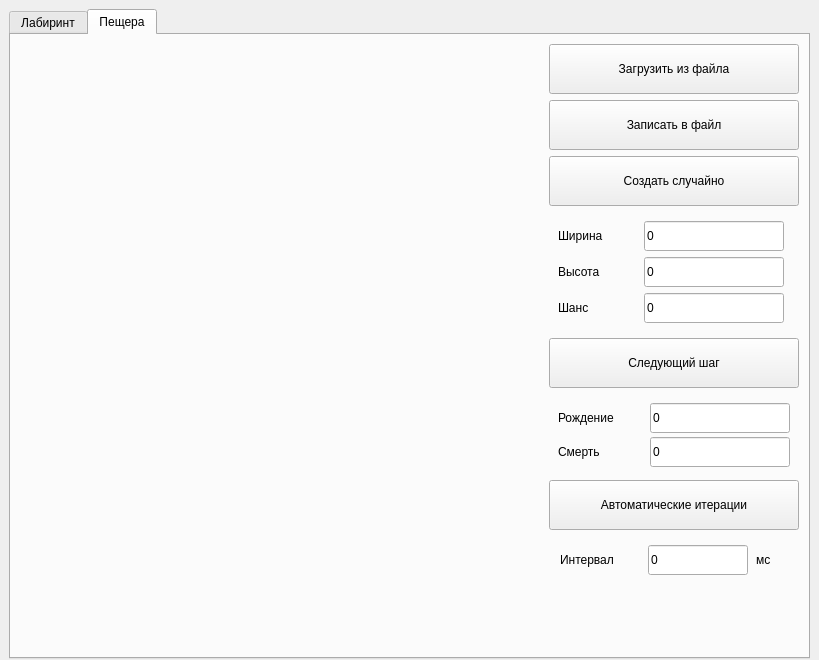
<?xml version="1.0" encoding="UTF-8"?>
<ui version="4.0">
 <class>MainWindow</class>
 <widget class="QMainWindow" name="MainWindow">
  <property name="geometry">
   <rect>
    <x>0</x>
    <y>0</y>
    <width>819</width>
    <height>660</height>
   </rect>
  </property>
  <property name="minimumSize">
   <size>
    <width>819</width>
    <height>660</height>
   </size>
  </property>
  <property name="maximumSize">
   <size>
    <width>819</width>
    <height>660</height>
   </size>
  </property>
  <property name="windowTitle">
   <string>MainWindow</string>
  </property>
  <widget class="QWidget" name="centralwidget">
   <widget class="QTabWidget" name="tabWidget">
    <property name="geometry">
     <rect>
      <x>9</x>
      <y>9</y>
      <width>801</width>
      <height>650</height>
     </rect>
    </property>
    <property name="minimumSize">
     <size>
      <width>801</width>
      <height>650</height>
     </size>
    </property>
    <property name="maximumSize">
     <size>
      <width>801</width>
      <height>650</height>
     </size>
    </property>
    <property name="currentIndex">
     <number>1</number>
    </property>
    <widget class="QWidget" name="tab_maze">
     <attribute name="title">
      <string>Лабиринт</string>
     </attribute>
     <layout class="QGridLayout" name="gridLayout_4">
      <item row="3" column="1">
       <widget class="QWidget" name="widget_4" native="true">
        <property name="minimumSize">
         <size>
          <width>250</width>
          <height>100</height>
         </size>
        </property>
        <property name="maximumSize">
         <size>
          <width>250</width>
          <height>100</height>
         </size>
        </property>
        <widget class="QLabel" name="label_maze_gen_ideal_width">
         <property name="geometry">
          <rect>
           <x>9</x>
           <y>14</y>
           <width>80</width>
           <height>30</height>
          </rect>
         </property>
         <property name="minimumSize">
          <size>
           <width>80</width>
           <height>30</height>
          </size>
         </property>
         <property name="maximumSize">
          <size>
           <width>80</width>
           <height>30</height>
          </size>
         </property>
         <property name="text">
          <string>Ширина</string>
         </property>
        </widget>
        <widget class="QLineEdit" name="lineEdit_maze_gen_ideal_width">
         <property name="geometry">
          <rect>
           <x>81</x>
           <y>14</y>
           <width>140</width>
           <height>30</height>
          </rect>
         </property>
         <property name="minimumSize">
          <size>
           <width>140</width>
           <height>30</height>
          </size>
         </property>
         <property name="maximumSize">
          <size>
           <width>140</width>
           <height>30</height>
          </size>
         </property>
         <property name="text">
          <string>0</string>
         </property>
        </widget>
        <widget class="QLabel" name="label_9">
         <property name="geometry">
          <rect>
           <x>9</x>
           <y>55</y>
           <width>80</width>
           <height>30</height>
          </rect>
         </property>
         <property name="minimumSize">
          <size>
           <width>80</width>
           <height>30</height>
          </size>
         </property>
         <property name="maximumSize">
          <size>
           <width>80</width>
           <height>30</height>
          </size>
         </property>
         <property name="text">
          <string>Высота</string>
         </property>
        </widget>
        <widget class="QLineEdit" name="lineEdit_maze_gen_ideal_height">
         <property name="geometry">
          <rect>
           <x>81</x>
           <y>55</y>
           <width>140</width>
           <height>30</height>
          </rect>
         </property>
         <property name="minimumSize">
          <size>
           <width>140</width>
           <height>30</height>
          </size>
         </property>
         <property name="maximumSize">
          <size>
           <width>140</width>
           <height>30</height>
          </size>
         </property>
         <property name="text">
          <string>0</string>
         </property>
        </widget>
       </widget>
      </item>
      <item row="0" column="0" rowspan="7">
       <widget class="mc::WidgetMaze" name="widget_maze" native="true">
        <property name="sizePolicy">
         <sizepolicy hsizetype="Fixed" vsizetype="Fixed">
          <horstretch>0</horstretch>
          <verstretch>0</verstretch>
         </sizepolicy>
        </property>
        <property name="minimumSize">
         <size>
          <width>500</width>
          <height>500</height>
         </size>
        </property>
        <property name="maximumSize">
         <size>
          <width>500</width>
          <height>500</height>
         </size>
        </property>
        <property name="styleSheet">
         <string notr="true"/>
        </property>
       </widget>
      </item>
      <item row="5" column="1">
       <widget class="QWidget" name="widget_maze_solve_range" native="true">
        <property name="minimumSize">
         <size>
          <width>250</width>
          <height>100</height>
         </size>
        </property>
        <property name="maximumSize">
         <size>
          <width>250</width>
          <height>100</height>
         </size>
        </property>
        <layout class="QHBoxLayout" name="horizontalLayout">
         <item>
          <widget class="QWidget" name="widget_maze_solve_range_start" native="true">
           <property name="minimumSize">
            <size>
             <width>120</width>
             <height>100</height>
            </size>
           </property>
           <property name="maximumSize">
            <size>
             <width>120</width>
             <height>100</height>
            </size>
           </property>
           <layout class="QGridLayout" name="gridLayout_2">
            <item row="3" column="0">
             <widget class="QLabel" name="label_maze_solve_range_start_y">
              <property name="minimumSize">
               <size>
                <width>25</width>
                <height>25</height>
               </size>
              </property>
              <property name="maximumSize">
               <size>
                <width>25</width>
                <height>25</height>
               </size>
              </property>
              <property name="text">
               <string>y</string>
              </property>
              <property name="alignment">
               <set>Qt::AlignCenter</set>
              </property>
             </widget>
            </item>
            <item row="3" column="1">
             <widget class="QLineEdit" name="lineEdit_maze_solve_range_start_y">
              <property name="minimumSize">
               <size>
                <width>80</width>
                <height>25</height>
               </size>
              </property>
              <property name="maximumSize">
               <size>
                <width>80</width>
                <height>25</height>
               </size>
              </property>
              <property name="text">
               <string>0</string>
              </property>
             </widget>
            </item>
            <item row="2" column="1">
             <widget class="QLineEdit" name="lineEdit_maze_solve_range_start_x">
              <property name="minimumSize">
               <size>
                <width>80</width>
                <height>25</height>
               </size>
              </property>
              <property name="maximumSize">
               <size>
                <width>80</width>
                <height>25</height>
               </size>
              </property>
              <property name="text">
               <string>0</string>
              </property>
             </widget>
            </item>
            <item row="2" column="0">
             <widget class="QLabel" name="label_maze_solve_range_start_x">
              <property name="minimumSize">
               <size>
                <width>25</width>
                <height>25</height>
               </size>
              </property>
              <property name="maximumSize">
               <size>
                <width>25</width>
                <height>25</height>
               </size>
              </property>
              <property name="text">
               <string>x</string>
              </property>
              <property name="alignment">
               <set>Qt::AlignCenter</set>
              </property>
             </widget>
            </item>
            <item row="0" column="0" colspan="2">
             <widget class="QLabel" name="label_maze_solve_range_start">
              <property name="minimumSize">
               <size>
                <width>120</width>
                <height>20</height>
               </size>
              </property>
              <property name="maximumSize">
               <size>
                <width>120</width>
                <height>20</height>
               </size>
              </property>
              <property name="text">
               <string>Начало</string>
              </property>
              <property name="alignment">
               <set>Qt::AlignCenter</set>
              </property>
             </widget>
            </item>
           </layout>
          </widget>
         </item>
         <item>
          <widget class="QWidget" name="widget_maze_solve_range_end" native="true">
           <property name="minimumSize">
            <size>
             <width>120</width>
             <height>100</height>
            </size>
           </property>
           <property name="maximumSize">
            <size>
             <width>120</width>
             <height>100</height>
            </size>
           </property>
           <layout class="QGridLayout" name="gridLayout_3">
            <item row="3" column="0">
             <widget class="QLabel" name="label_maze_solve_range_end_y">
              <property name="minimumSize">
               <size>
                <width>25</width>
                <height>25</height>
               </size>
              </property>
              <property name="maximumSize">
               <size>
                <width>25</width>
                <height>25</height>
               </size>
              </property>
              <property name="text">
               <string>y</string>
              </property>
              <property name="alignment">
               <set>Qt::AlignCenter</set>
              </property>
             </widget>
            </item>
            <item row="3" column="1">
             <widget class="QLineEdit" name="lineEdit_maze_solve_range_end_y">
              <property name="minimumSize">
               <size>
                <width>80</width>
                <height>25</height>
               </size>
              </property>
              <property name="maximumSize">
               <size>
                <width>80</width>
                <height>25</height>
               </size>
              </property>
              <property name="text">
               <string>0</string>
              </property>
             </widget>
            </item>
            <item row="2" column="1">
             <widget class="QLineEdit" name="lineEdit_maze_solve_range_end_x">
              <property name="minimumSize">
               <size>
                <width>80</width>
                <height>25</height>
               </size>
              </property>
              <property name="maximumSize">
               <size>
                <width>80</width>
                <height>25</height>
               </size>
              </property>
              <property name="text">
               <string>0</string>
              </property>
             </widget>
            </item>
            <item row="2" column="0">
             <widget class="QLabel" name="label_maze_solve_range_end_x">
              <property name="minimumSize">
               <size>
                <width>25</width>
                <height>25</height>
               </size>
              </property>
              <property name="maximumSize">
               <size>
                <width>25</width>
                <height>25</height>
               </size>
              </property>
              <property name="text">
               <string>x</string>
              </property>
              <property name="alignment">
               <set>Qt::AlignCenter</set>
              </property>
             </widget>
            </item>
            <item row="0" column="0" colspan="2">
             <widget class="QLabel" name="label_maze_solve_range_end">
              <property name="minimumSize">
               <size>
                <width>120</width>
                <height>20</height>
               </size>
              </property>
              <property name="maximumSize">
               <size>
                <width>120</width>
                <height>20</height>
               </size>
              </property>
              <property name="text">
               <string>Конец</string>
              </property>
              <property name="alignment">
               <set>Qt::AlignCenter</set>
              </property>
             </widget>
            </item>
           </layout>
          </widget>
         </item>
        </layout>
       </widget>
      </item>
      <item row="4" column="1">
       <widget class="QPushButton" name="pushButton_maze_solve">
        <property name="minimumSize">
         <size>
          <width>250</width>
          <height>50</height>
         </size>
        </property>
        <property name="maximumSize">
         <size>
          <width>250</width>
          <height>50</height>
         </size>
        </property>
        <property name="text">
         <string>Решить</string>
        </property>
       </widget>
      </item>
      <item row="2" column="1">
       <widget class="QPushButton" name="pushButton_maze_gen_ideal">
        <property name="minimumSize">
         <size>
          <width>250</width>
          <height>50</height>
         </size>
        </property>
        <property name="maximumSize">
         <size>
          <width>250</width>
          <height>50</height>
         </size>
        </property>
        <property name="text">
         <string>Сгенерировать идеальный</string>
        </property>
       </widget>
      </item>
      <item row="0" column="1">
       <widget class="QPushButton" name="pushButton_maze_import">
        <property name="minimumSize">
         <size>
          <width>250</width>
          <height>50</height>
         </size>
        </property>
        <property name="maximumSize">
         <size>
          <width>250</width>
          <height>50</height>
         </size>
        </property>
        <property name="text">
         <string>Загрузить из файла</string>
        </property>
       </widget>
      </item>
      <item row="1" column="1">
       <widget class="QPushButton" name="pushButton_maze_export">
        <property name="minimumSize">
         <size>
          <width>250</width>
          <height>50</height>
         </size>
        </property>
        <property name="maximumSize">
         <size>
          <width>250</width>
          <height>50</height>
         </size>
        </property>
        <property name="text">
         <string>Записать в файл</string>
        </property>
       </widget>
      </item>
      <item row="7" column="0">
       <widget class="QLabel" name="label_maze_info_line">
        <property name="minimumSize">
         <size>
          <width>780</width>
          <height>50</height>
         </size>
        </property>
        <property name="maximumSize">
         <size>
          <width>780</width>
          <height>50</height>
         </size>
        </property>
        <property name="text">
         <string/>
        </property>
        <property name="alignment">
         <set>Qt::AlignCenter</set>
        </property>
       </widget>
      </item>
     </layout>
    </widget>
    <widget class="QWidget" name="tab_cave">
     <attribute name="title">
      <string>Пещера</string>
     </attribute>
     <layout class="QGridLayout" name="gridLayout_6">
      <item row="1" column="1">
       <widget class="QPushButton" name="pushButton_cave_export">
        <property name="minimumSize">
         <size>
          <width>250</width>
          <height>50</height>
         </size>
        </property>
        <property name="maximumSize">
         <size>
          <width>250</width>
          <height>50</height>
         </size>
        </property>
        <property name="text">
         <string>Записать в файл</string>
        </property>
       </widget>
      </item>
      <item row="7" column="1">
       <widget class="QWidget" name="widget_cave_interval" native="true">
        <property name="minimumSize">
         <size>
          <width>250</width>
          <height>40</height>
         </size>
        </property>
        <property name="maximumSize">
         <size>
          <width>250</width>
          <height>40</height>
         </size>
        </property>
        <layout class="QHBoxLayout" name="horizontalLayout_2">
         <item>
          <widget class="QLabel" name="label_cave_interval">
           <property name="minimumSize">
            <size>
             <width>80</width>
             <height>30</height>
            </size>
           </property>
           <property name="maximumSize">
            <size>
             <width>80</width>
             <height>30</height>
            </size>
           </property>
           <property name="text">
            <string>Интервал</string>
           </property>
          </widget>
         </item>
         <item>
          <widget class="QLineEdit" name="lineEdit_cave_interval">
           <property name="minimumSize">
            <size>
             <width>100</width>
             <height>30</height>
            </size>
           </property>
           <property name="maximumSize">
            <size>
             <width>100</width>
             <height>30</height>
            </size>
           </property>
           <property name="text">
            <string>0</string>
           </property>
          </widget>
         </item>
         <item>
          <widget class="QLabel" name="label_cave_interval_unit">
           <property name="minimumSize">
            <size>
             <width>30</width>
             <height>30</height>
            </size>
           </property>
           <property name="maximumSize">
            <size>
             <width>30</width>
             <height>30</height>
            </size>
           </property>
           <property name="text">
            <string>мс</string>
           </property>
          </widget>
         </item>
        </layout>
       </widget>
      </item>
      <item row="0" column="0" rowspan="10">
       <widget class="mc::WidgetCave" name="widget_cave" native="true">
        <property name="sizePolicy">
         <sizepolicy hsizetype="Fixed" vsizetype="Fixed">
          <horstretch>0</horstretch>
          <verstretch>0</verstretch>
         </sizepolicy>
        </property>
        <property name="minimumSize">
         <size>
          <width>500</width>
          <height>500</height>
         </size>
        </property>
        <property name="maximumSize">
         <size>
          <width>500</width>
          <height>500</height>
         </size>
        </property>
        <property name="styleSheet">
         <string notr="true"/>
        </property>
       </widget>
      </item>
      <item row="3" column="1">
       <widget class="QWidget" name="widget_cave_settings_2" native="true">
        <property name="minimumSize">
         <size>
          <width>250</width>
          <height>120</height>
         </size>
        </property>
        <property name="maximumSize">
         <size>
          <width>250</width>
          <height>120</height>
         </size>
        </property>
        <layout class="QGridLayout" name="gridLayout">
         <item row="1" column="0">
          <widget class="QLabel" name="label_cave_settings_height">
           <property name="minimumSize">
            <size>
             <width>80</width>
             <height>30</height>
            </size>
           </property>
           <property name="maximumSize">
            <size>
             <width>80</width>
             <height>30</height>
            </size>
           </property>
           <property name="text">
            <string>Высота</string>
           </property>
          </widget>
         </item>
         <item row="1" column="1" colspan="4">
          <widget class="QLineEdit" name="lineEdit_cave_settings_height">
           <property name="minimumSize">
            <size>
             <width>140</width>
             <height>30</height>
            </size>
           </property>
           <property name="maximumSize">
            <size>
             <width>140</width>
             <height>30</height>
            </size>
           </property>
           <property name="text">
            <string>0</string>
           </property>
          </widget>
         </item>
         <item row="0" column="1" colspan="4">
          <widget class="QLineEdit" name="lineEdit_cave_settings_width">
           <property name="minimumSize">
            <size>
             <width>140</width>
             <height>30</height>
            </size>
           </property>
           <property name="maximumSize">
            <size>
             <width>140</width>
             <height>30</height>
            </size>
           </property>
           <property name="text">
            <string>0</string>
           </property>
          </widget>
         </item>
         <item row="2" column="0">
          <widget class="QLabel" name="label_cave_settings_chance">
           <property name="minimumSize">
            <size>
             <width>80</width>
             <height>30</height>
            </size>
           </property>
           <property name="maximumSize">
            <size>
             <width>80</width>
             <height>30</height>
            </size>
           </property>
           <property name="text">
            <string>Шанс</string>
           </property>
          </widget>
         </item>
         <item row="2" column="1">
          <widget class="QLineEdit" name="lineEdit_cave_settings_chance">
           <property name="minimumSize">
            <size>
             <width>140</width>
             <height>30</height>
            </size>
           </property>
           <property name="maximumSize">
            <size>
             <width>140</width>
             <height>30</height>
            </size>
           </property>
           <property name="text">
            <string>0</string>
           </property>
          </widget>
         </item>
         <item row="0" column="0">
          <widget class="QLabel" name="label_cave_settings_width">
           <property name="minimumSize">
            <size>
             <width>80</width>
             <height>30</height>
            </size>
           </property>
           <property name="maximumSize">
            <size>
             <width>80</width>
             <height>30</height>
            </size>
           </property>
           <property name="text">
            <string>Ширина</string>
           </property>
          </widget>
         </item>
        </layout>
       </widget>
      </item>
      <item row="2" column="1">
       <widget class="QPushButton" name="pushButton_cave_create_random">
        <property name="minimumSize">
         <size>
          <width>250</width>
          <height>50</height>
         </size>
        </property>
        <property name="maximumSize">
         <size>
          <width>250</width>
          <height>50</height>
         </size>
        </property>
        <property name="text">
         <string>Создать случайно</string>
        </property>
       </widget>
      </item>
      <item row="6" column="1">
       <widget class="QPushButton" name="pushButton_cave_auto_iteration">
        <property name="minimumSize">
         <size>
          <width>250</width>
          <height>50</height>
         </size>
        </property>
        <property name="maximumSize">
         <size>
          <width>250</width>
          <height>50</height>
         </size>
        </property>
        <property name="text">
         <string>Автоматические итерации</string>
        </property>
       </widget>
      </item>
      <item row="5" column="1">
       <widget class="QWidget" name="widget_cave_settings" native="true">
        <property name="minimumSize">
         <size>
          <width>250</width>
          <height>80</height>
         </size>
        </property>
        <property name="maximumSize">
         <size>
          <width>250</width>
          <height>80</height>
         </size>
        </property>
        <layout class="QGridLayout" name="gridLayout_5">
         <item row="1" column="1" colspan="2">
          <widget class="QLabel" name="label_cave_settings_death">
           <property name="minimumSize">
            <size>
             <width>80</width>
             <height>30</height>
            </size>
           </property>
           <property name="maximumSize">
            <size>
             <width>80</width>
             <height>30</height>
            </size>
           </property>
           <property name="text">
            <string>Смерть</string>
           </property>
          </widget>
         </item>
         <item row="1" column="4">
          <widget class="QLineEdit" name="lineEdit_cave_settings_death">
           <property name="minimumSize">
            <size>
             <width>140</width>
             <height>30</height>
            </size>
           </property>
           <property name="maximumSize">
            <size>
             <width>140</width>
             <height>30</height>
            </size>
           </property>
           <property name="text">
            <string>0</string>
           </property>
          </widget>
         </item>
         <item row="0" column="4">
          <widget class="QLineEdit" name="lineEdit_cave_settings_birdth">
           <property name="minimumSize">
            <size>
             <width>140</width>
             <height>30</height>
            </size>
           </property>
           <property name="maximumSize">
            <size>
             <width>140</width>
             <height>30</height>
            </size>
           </property>
           <property name="text">
            <string>0</string>
           </property>
          </widget>
         </item>
         <item row="0" column="1">
          <widget class="QLabel" name="label_cave_settings_birdth">
           <property name="minimumSize">
            <size>
             <width>80</width>
             <height>30</height>
            </size>
           </property>
           <property name="maximumSize">
            <size>
             <width>80</width>
             <height>30</height>
            </size>
           </property>
           <property name="text">
            <string>Рождение</string>
           </property>
          </widget>
         </item>
        </layout>
       </widget>
      </item>
      <item row="0" column="1">
       <widget class="QPushButton" name="pushButton_cave_import">
        <property name="minimumSize">
         <size>
          <width>250</width>
          <height>50</height>
         </size>
        </property>
        <property name="maximumSize">
         <size>
          <width>250</width>
          <height>50</height>
         </size>
        </property>
        <property name="text">
         <string>Загрузить из файла</string>
        </property>
       </widget>
      </item>
      <item row="4" column="1">
       <widget class="QPushButton" name="pushButton_cave_next_iteration">
        <property name="minimumSize">
         <size>
          <width>250</width>
          <height>50</height>
         </size>
        </property>
        <property name="maximumSize">
         <size>
          <width>250</width>
          <height>50</height>
         </size>
        </property>
        <property name="text">
         <string>Следующий шаг</string>
        </property>
       </widget>
      </item>
      <item row="10" column="0">
       <widget class="QLabel" name="label_cave_info_line">
        <property name="minimumSize">
         <size>
          <width>780</width>
          <height>50</height>
         </size>
        </property>
        <property name="maximumSize">
         <size>
          <width>780</width>
          <height>50</height>
         </size>
        </property>
        <property name="text">
         <string/>
        </property>
        <property name="alignment">
         <set>Qt::AlignCenter</set>
        </property>
       </widget>
      </item>
     </layout>
    </widget>
   </widget>
  </widget>
 </widget>
 <customwidgets>
  <customwidget>
   <class>mc::WidgetCave</class>
   <extends>QWidget</extends>
   <header>view/qt_view/widget_cave.h</header>
   <container>1</container>
  </customwidget>
  <customwidget>
   <class>mc::WidgetMaze</class>
   <extends>QWidget</extends>
   <header>view/qt_view/widget_maze.h</header>
  </customwidget>
 </customwidgets>
 <resources/>
 <connections/>
</ui>
